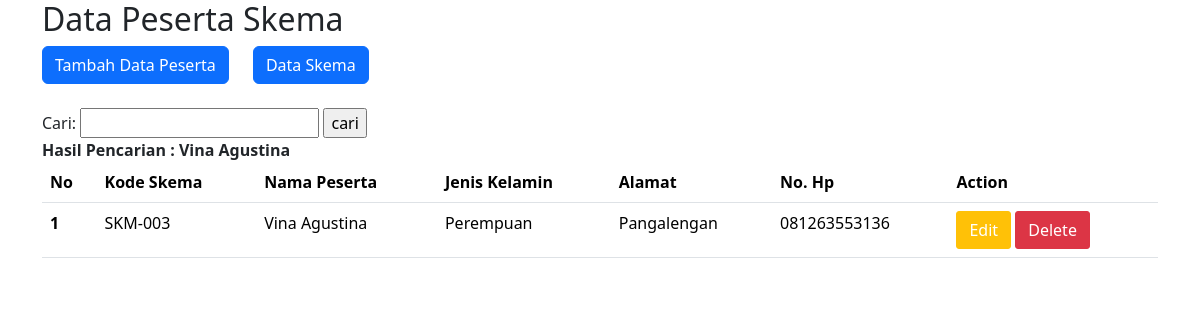
Screenshot of /index.php?cari=Vina Agustina with the database file from the repository.
### tables this page shows
CREATE TABLE `tb_peserta` (
  `Id_peserta` int(16) NOT NULL,
  `Kd_skema` varchar(16) NOT NULL,
  `Nm_peserta` varchar(255) NOT NULL,
  `Jekel` varchar(16) NOT NULL,
  `Alamat` varchar(255) NOT NULL,
  `No_hp` varchar(16) NOT NULL
);

### index.php (the view, shortened to what this page needs)
<!doctype html>
<html lang="en">
  <head>
    <link href="https://cdn.jsdelivr.net/npm/bootstrap@5.3.2/dist/css/bootstrap.min.css" rel="stylesheet">
  </head>
  <body>
    <div class="container">
        <h2>Data Peserta Skema</h2>
        <a href="tambah_peserta.php" style="margin-right: 10px;"><button type="button" class="btn btn-primary">Tambah Data Peserta</button></a>
        <a href="sertifikasi.php" style="margin-left: 10px;"><button type="button" class="btn btn-primary">Data Skema</button></a>
        <br><br>
        <form action="index.php" method="get">
            <label for="cari">Cari: </label>
            <input type="text" name="cari" id="cari">
            <input type="submit" value="cari">
        </form>
        <?php
        if(isset($_GET['cari']))
        {
            $cari = $_GET['cari'];
            echo "<b>Hasil Pencarian : " . $cari . "</b>";
        }
        ?>
        <table class="table">
            <thead>
                <tr>
                    <th scope="col">No</th>
                    <th scope="col">Kode Skema</th>
                    <th scope="col">Nama Peserta</th>
                    <th scope="col">Jenis Kelamin</th>
                    <th scope="col">Alamat</th>
                    <th scope="col">No. Hp</th>
                    <th scope="col">Action</th>
                </tr>
            </thead>
            <?php
            include "koneksi.php";
            $no = 1;
            if($_SERVER['REQUEST_METHOD'] === 'GET' && isset($_GET['cari']))
            {
                $cari = $_GET['cari'];
                $sql = mysqli_query($koneksi, "SELECT * FROM tb_peserta WHERE Nm_peserta LIKE '%$cari%' OR Alamat LIKE '%$cari%'");
            }
            else {
                $sql = mysqli_query($koneksi, "SELECT * FROM tb_peserta");
            }
            while($data = mysqli_fetch_array($sql)){
                ?>
            <tbody>
                <tr>
                    <th scope="row"><?php echo $no; ?></th>
                    <td><?php echo $data['Kd_skema']; ?></td>
                    <td><?php echo $data['Nm_peserta']; ?></td>
                    <td><?php echo $data['Jekel']; ?></td>
                    <td><?php echo $data['Alamat']; ?></td>
                    <td><?php echo $data['No_hp']; ?></td>
                    <td>
                    <a href="edit_peserta.php?id=<?php print $data['Id_peserta']; ?>" class="btn btn-warning" style="border-radius: 3px; color: white;">Edit</a>
                    <a href="delete_peserta.php?id=<?php print $data['Id_peserta']; ?>" onclick="alert('Data akan dihapus');" class="btn btn-danger" style="border-radius: 3px; color: white;">Delete</a>
                    </td>
                </tr>
                <br>
            <?php
                $no++;
            }
            ?>
        </tbody>
    </table>
    </div>
  </body>
</html>

### rows the page displays
tb_peserta: Kd_skema "SKM-003", Nm_peserta "Vina Agustina", Jekel "Perempuan", Alamat "Pangalengan", No_hp "081263553136"

### other values shown
$cari "Vina Agustina"
